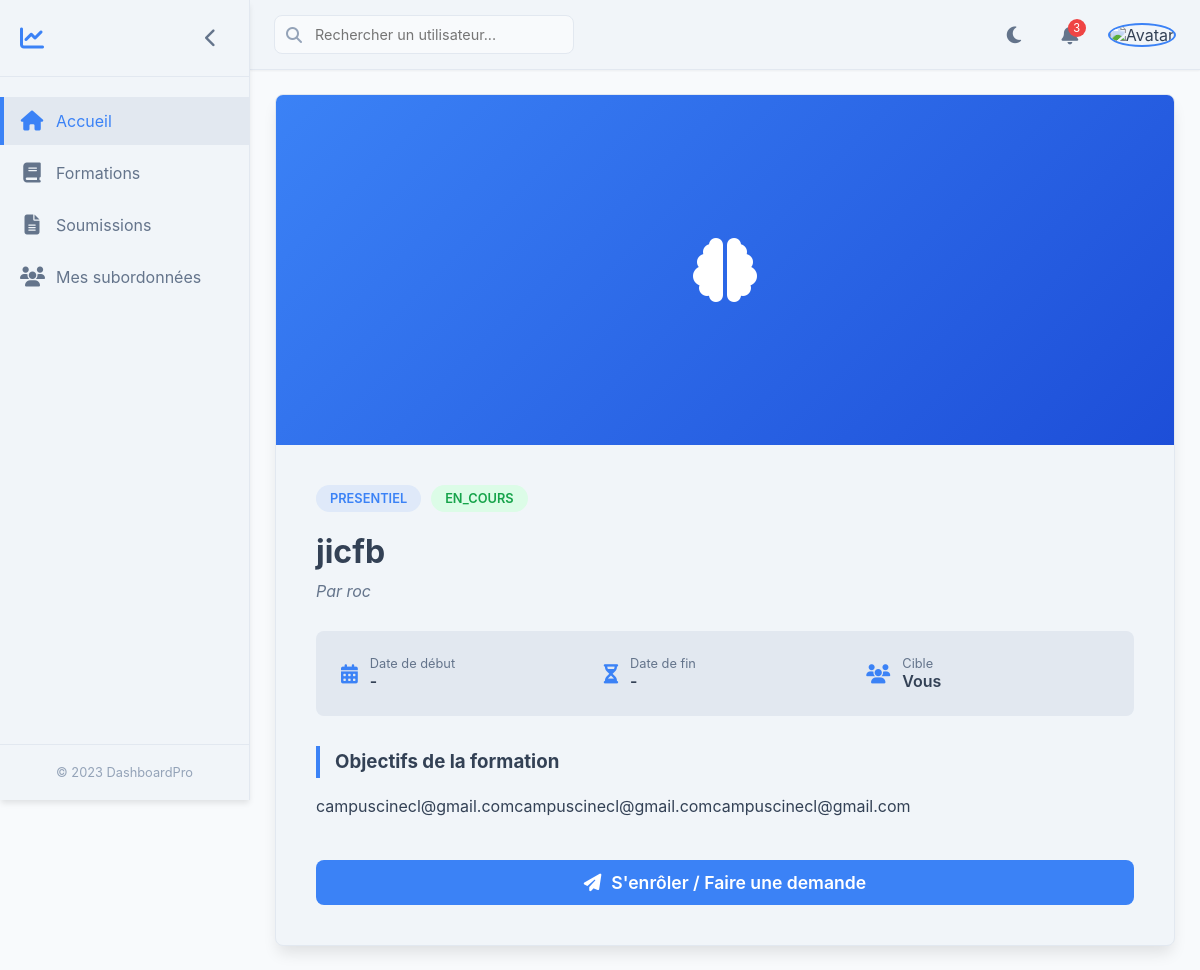
/formation/demandes/details/1, run on the app's committed database.
### Formation/models.py (models this page shows, shortened)
class Formation(models.Model):
    titre = models.CharField(max_length=255)
    auteur = models.CharField(max_length=255)
    cible_service = models.ForeignKey(Service, on_delete=models.SET_NULL, null=True, blank=True)
    cible_user = models.ForeignKey(User, on_delete=models.SET_NULL, null=True, blank=True, related_name="user_concerné")
    cible = models.CharField(
            max_length=10,
            choices=CibleChoices.choices,
            default=CibleChoices.USER
        )
    statut = models.CharField(
        max_length=20,
        choices=StatutChoices.choices,
        default=StatutChoices.EN_ATTENTE
    )
    objectifs = models.TextField()
    img_path = models.ImageField(upload_to='formations/')
    debut = models.DateField(null=True)
    fin = models.DateField(null=True)
    type = models.CharField(
            max_length=10,
            choices=TypeChoices.choices,
            default=TypeChoices.PRESENTIEL
        )

### Formation/views.py (the view)
# urls.py: path('demandes/details/<int:id>' , get_one_formations , name='formation_details' ),
def get_one_formations(request,id) :
    formation = Formation.objects.get(id = id)
    return render(request  , 'formations_detail.html',{'formation': formation})

### template/formations_detail.html (shortened to what this page needs)
{% extends 'index.html' %}
              {%  block maincontent %}
            <div class="content-wrapper">
            <div class="formation-container">
            <div class="formation-banner">
            <i class="fas fa-brain"></i>
        </div>
        <div class="formation-content">
            <div class="badge-row">
                <span class="badge badge-type">{{formation.type}}</span>
                <span class="badge badge-status">{{formation.statut}}</span>
            </div>
            <h1 class="formation-title">{{formation.titre}}</h1>
            <p class="author">Par {{formation.auteur}}</p>
            <div class="info-grid">
                <div class="info-item">
                    <i class="fas fa-calendar-alt"></i>
                    <div>
                        <span class="info-label">Date de début</span>
                        <span class="info-value">- </span>
                    </div>
                </div>
                <div class="info-item">
                    <i class="fas fa-hourglass-half"></i>
                    <div>
                        <span class="info-label">Date de fin</span>
                        <span class="info-value">-</span>
                    </div>
                </div>
                <div class="info-item">
                    <i class="fas fa-users"></i>
                    <div>
                        <span class="info-label">Cible</span>
                        <span class="info-value">{% if formation.service %}{{formation.service}}{%else%} Vous {% endif %}</span>
                    </div>
                </div>
            </div>
            <div class="description-section">
                <h3>Objectifs de la formation</h3>
                <p>
                   {{formation.objectifs|safe}}
                </p>
                           </div>
            <div id="cta-container">
                <button class="btn btn-primary" onclick="showEnrollForm()">
                    <i class="fas fa-paper-plane"></i> S'enrôler / Faire une demande
                </button>
            </div>
        </div>
            </div>
    </div>
              {%  endblock maincontent %}

### template/index.html (style rules this page uses)
:root { --bg-primary: #f8fafc; --bg-secondary: #f1f5f9; --bg-tertiary: #e2e8f0; --text-primary: #334155; --text-secondary: #64748b; --text-tertiary: #94a3b8; --accent-primary: #3b82f6; --accent-secondary: #1d4ed8; --dark-primary: #1e293b; --dark-secondary: #0f172a; --white: #ffffff; --border-color: #e2e8f0; --shadow-sm: 0 1px 2px 0 rgba(0, 0, 0, 0.05); --shadow-md: 0 4px 6px -1px rgba(0, 0, 0, 0.1); --shadow-lg: 0 10px 15px -3px rgba(0, 0, 0, 0.1); --sidebar-width: 250px; --sidebar-collapsed: 70px; --header-height: 70px; --transition-speed: 0.3s; --border-radius: 8px; }
* { margin: 0; padding: 0; box-sizing: border-box; font-family: -apple-system, BlinkMacSystemFont, 'Segoe UI', Roboto, Oxygen, Ubuntu, sans-serif; }
body { background-color: var(--bg-primary); color: var(--text-primary); transition: background-color var(--transition-speed) ease; min-height: 100vh; overflow-x: hidden; }
.content-wrapper { padding: 24px; }
.btn { padding: 10px 20px; border-radius: var(--border-radius); border: none; font-weight: 500; cursor: pointer; transition: all 0.2s ease; }
.btn-primary { background-color: var(--accent-primary); color: white; }

### template/formations_detail.html (style rules this page uses)
.formation-container { max-width: 900px; margin: 0 auto; background: var(--bg-secondary); border-radius: var(--border-radius); border: 1px solid var(--border-color); overflow: hidden; box-shadow: var(--shadow-lg); }
.formation-banner { width: 100%; height: 350px; background: linear-gradient(135deg, #3b82f6 0%, #1d4ed8 100%); display: flex; align-items: center; justify-content: center; color: white; font-size: 4rem; }
.formation-content { padding: 40px; }
.badge-row { display: flex; gap: 10px; margin-bottom: 20px; }
.badge { padding: 6px 14px; border-radius: 20px; font-size: 0.8rem; font-weight: 600; text-transform: uppercase; }
.badge-type { background: rgba(59, 130, 246, 0.1); color: var(--accent-primary); }
.badge-status { background: #dcfce7; color: #16a34a; }
.formation-title { font-size: 2rem; margin-bottom: 10px; color: var(--text-primary); }
.author { color: var(--text-secondary); margin-bottom: 30px; font-style: italic; }
.info-grid { display: grid; grid-template-columns: repeat(auto-fit, minmax(200px, 1fr)); gap: 20px; background: var(--bg-tertiary); padding: 25px; border-radius: var(--border-radius); margin-bottom: 30px; }
.info-item { display: flex; align-items: center; gap: 12px; }
.info-item i { color: var(--accent-primary); font-size: 1.2rem; }
.info-label { display: block; font-size: 0.8rem; color: var(--text-secondary); }
.info-value { font-weight: 600; color: var(--text-primary); }
.description-section { margin-bottom: 40px; line-height: 1.7; }
.description-section h3 { margin-bottom: 15px; border-left: 4px solid var(--accent-primary); padding-left: 15px; }
.btn { padding: 12px 25px; border-radius: 8px; border: none; cursor: pointer; font-weight: 600; transition: all 0.2s; display: inline-flex; align-items: center; gap: 10px; }
.btn-primary { background: var(--accent-primary); color: white; width: 100%; justify-content: center; font-size: 1.1rem; }

### data on the page
Formation: type "PRESENTIEL", statut "EN_COURS", titre "jicfb", auteur "roc", objectifs "campuscinecl@gmail.comcampuscinecl@gmail.comcampuscinecl@gmail.com"
